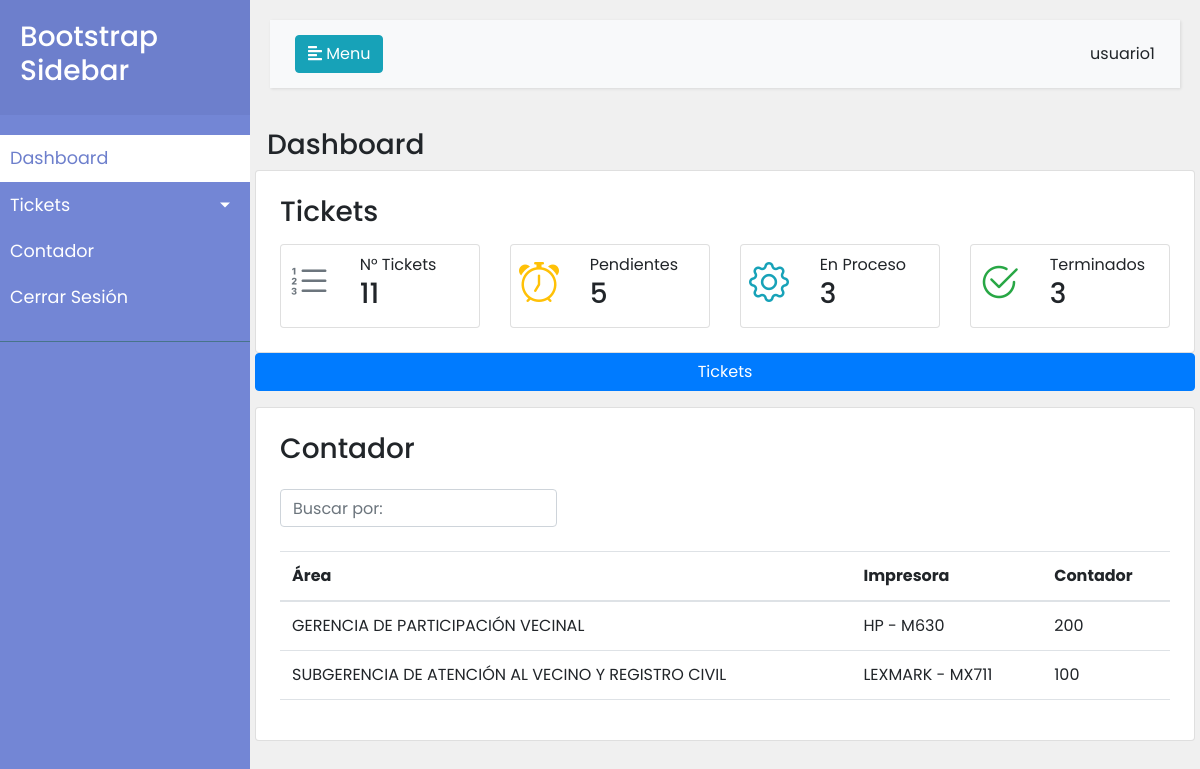
Screenshot of /pagina_soporte/inicio.php (signed in) with the database file from the repository.
### tables this page shows
CREATE TABLE `impresora` (
  `id_impresora` int(11) NOT NULL,
  `marca` varchar(250) NOT NULL,
  `modelo` varchar(250) NOT NULL,
  `fecha_registro` date NOT NULL
);

CREATE TABLE `area` (
  `id_area` int(11) NOT NULL,
  `descripcion` varchar(250) NOT NULL,
  `fecha_registro` date NOT NULL
);

### pagina_soporte/inicio.php (the view, shortened to what this page needs)
<?php
$nombre_usuario = $_SESSION['nombre_usu'];
include ('../conexion/conexion.php');
$sql = "SELECT COUNT(*) AS num_tickets FROM tickets";
$result = $conn->query($sql);
if ($result) {
    $row = $result->fetch_assoc();
    $numTickets = $row['num_tickets'];
} else {
    echo "Error al realizar la consulta: " . $conn->error;
}
$sqlPendientes = "SELECT COUNT(*) AS num_tickets_pendientes FROM tickets WHERE estado_ticket = 'pendiente'";
$resultPendientes = $conn->query($sqlPendientes);
$sqlEnProceso = "SELECT COUNT(*) AS num_tickets_en_proceso FROM tickets WHERE estado_ticket = 'en proceso'";
$resultEnProceso = $conn->query($sqlEnProceso);
$sqlTerminados = "SELECT COUNT(*) AS num_tickets_terminados FROM tickets WHERE estado_ticket = 'terminado'";
$resultTerminados = $conn->query($sqlTerminados);
if ($resultPendientes && $resultEnProceso && $resultTerminados) {
    $rowPendientes = $resultPendientes->fetch_assoc();
    $numTicketsPendientes = $rowPendientes['num_tickets_pendientes'];
    $rowEnProceso = $resultEnProceso->fetch_assoc();
    $numTicketsEnProceso = $rowEnProceso['num_tickets_en_proceso'];
    $rowTerminados = $resultTerminados->fetch_assoc();
    $numTicketsTerminados = $rowTerminados['num_tickets_terminados'];
} else {
    echo "Error al realizar las consultas: " . $conn->error;
}
?>
<!DOCTYPE html>
<html lang="en">
<head>
    <link href="https://cdn.jsdelivr.net/npm/bootstrap@5.3.0/dist/css/bootstrap.min.css" rel="stylesheet">
    <link rel="stylesheet" href="https://cdn.jsdelivr.net/npm/bootstrap-icons@1.10.5/font/bootstrap-icons.css">
    <link rel="stylesheet" href="https://stackpath.bootstrapcdn.com/bootstrap/4.1.0/css/bootstrap.min.css">
</head>
<body>
    <div class="wrapper">
        <nav id="sidebar">
            <div class="sidebar-header">
                <h3>Bootstrap Sidebar</h3>
            </div>
            <ul class="list-unstyled components">
                <li class="active">
                    <a href="./inicio.php">Dashboard</a>
                </li>
                <li >
                    <a href="#pageSubmenu" data-toggle="collapse" aria-expanded="false" class="dropdown-toggle">Tickets</a>
                </li>
                <li >
                    <a href="./contador.php">Contador</a>
                </li>
                <li>
                    <a href="" id="sidebarCerrar" data-toggle="modal" data-target="#ModalCerrarsesion" >Cerrar Sesión</a>
                </li>
            </ul>
        </nav>
        <div id="content">
            <nav class="navbar navbar-expand-lg navbar-light bg-light">
                <div class="container-fluid">
                    <button type="button" id="sidebarCollapse" class="btn btn-info">
                        <i class="fas fa-align-left"></i>
                        <span>Menu</span>
                    </button>
                    <div class="collapse navbar-collapse" id="navbarSupportedContent">
                        <ul class="nav navbar-nav ml-auto">
                            <li class="nav-item active">
                            <?php  echo $nombre_usuario ?>
                            </li>
                        </ul>
                    </div>
                </div>
            </nav>
            <div class="row ">
            <h3>Dashboard</h3>
        <div class="col-md-12 col-sm-12 card p-4">
                <h3>Tickets</h3>
                <div class="row pt-2">
                    <div class="col-6 col-sm-6 col-md-6 col-lg-3">
                        <div class="card p-2">
                            <a href="./ticket_todos.php">
                                <div class="row">
                                    <div class="col-4 text-secondary">
                                        <i class="bi bi-list-ol" style="font-size: 2.5rem;"></i>
                                    </div>
                                    <div class="col-8">
                                        N° Tickets
                                        <h3><?php echo $numTickets; ?></h3>
                                    </div>
                                </div>
                            </a>
                        </div>
                    </div>
                    <div class="col-6 col-sm-6 col-md-6 col-lg-3">
                        <div class="card p-2">
                            <a href="./ticket_todos.php?ver=p">
                                <div class="row">
                                    <div class="col-4 text-warning">
                                    <i class="bi bi-alarm" style="font-size: 2.5rem;"></i>
                                    </div>
                                    <div class="col-8">
                                        Pendientes
                                        <h3><?php echo $numTicketsPendientes ;?></h3>
                                    </div>
                                </div>
                            </a>
                        </div>
                    </div>
                    <div class="col-6 col-sm-6 col-md-6 col-lg-3">
                        <div class="card p-2">
                            <a href="./ticket_todos.php?ver=e">
                                <div class="row">
                                    <div class="col-4 text-info">
                                        <i class="bi bi-gear" style="font-size: 2.5rem;"></i>
                                    </div>
                                    <div class="col-8">
                                        En Proceso
                                        <h3><?php echo $numTicketsEnProceso ;?></h3>
                                    </div>
                                </div>
                            </a>
                        </div>
                    </div>
                    <div class="col-6 col-sm-6 col-md-6 col-lg-3">
                        <div class="card p-2">
                            <a href="./ticket_todos.php?ver=t">
                                <div class="row">
                                    <div class="col-4 text-success">
                                        <i class="bi bi-check2-circle" style="font-size: 2.5rem;"></i>
                                    </div>
                                    <div class="col-8">
                                        Terminados
                                        <h3><?php echo $numTicketsTerminados ;?></h3>
                                    </div>
                                </div>
                            </a>
                        </div>
                    </div>
                </div>
        </div>
    </div>
    <div class="row">
        <a class="btn btn-primary" data-bs-toggle="collapse" href="#collapseExample" role="button" aria-expanded="false" aria-controls="collapseExample">
            Tickets
        </a>
    </div>
            <?php
            include('../conexion/conexion.php');
            ?>
<?php
$sql = "SELECT
            i.id_impresora,
            i.marca,
            i.modelo,
            a.id_area,
            a.descripcion,
            SUM(c.contador_final) AS contador
        FROM
            contador_impresiones c
        JOIN
            impresora i ON c.id_impresora = i.id_impresora
        JOIN
            area a ON c.id_area = a.id_area
        GROUP BY
            c.id_impresora,
            c.id_area
        ORDER BY
            i.marca,
            i.modelo,
            a.descripcion";
$result = $conn->query($sql);
$data = array();
if ($result) {
    while ($row = $result->fetch_assoc()) {
        $data[] = $row;
    }
} else {
    echo "Error al obtener los datos: " . $conn->error;
}
?>
<div class="row pt-3">
    <div class="card p-4 table-responsive">
<h3>Contador</h3>
<div class="row pt-3">
                    <div class="col-md-4 col-sm-12">
                        <form action="#" method="get">
                            <div class="">
                                <input class="form-control" id="system-search" name="q" placeholder="Buscar por: " required>
                                <span class="input-group-btn">
                                    <button type="submit" class="btn btn-default"><i class="glyphicon glyphicon-search"></i></button>
                                </span>
                            </div>
                        </form>
                    </div>
                </div>
        <table class="table table-list-search w-100">
            <thead>
                <tr>
                    <th>Área</th>
                    <th>Impresora</th>
                    <th>Contador</th>
                </tr>
            </thead>
            <tbody>
                <?php foreach ($data as $row): ?>
                    <tr>
                        <td><?= $row['descripcion'] ?></td>
                        <td><?= $row['marca'] .' - '.$row['modelo'] ?> </td>
                        <td><?= $row['contador'] ?></td>
                    </tr>
                <?php endforeach; ?>
            </tbody>
        </table>
    </div>
</div>
</body>
</html>

### pagina_soporte/inicio.php (style rules this page uses)
body { font-family: 'Poppins', sans-serif; background-color: #f0f0f0; }
a, a:hover, a:focus { color: inherit; text-decoration: none; transition: all 0.3s; }
.navbar { padding: 15px 10px; background: #fff; border: none; border-radius: 0; margin-bottom: 40px; box-shadow: 1px 1px 3px rgba(0, 0, 0, 0.1); }
.wrapper { display: flex; width: 100%; align-items: stretch; }
#sidebar { min-width: 250px; max-width: 250px; background: #7386D5; color: #fff; transition: all 0.3s; }
#sidebar .sidebar-header { padding: 20px; background: #6d7fcc; }
#sidebar ul.components { padding: 20px 0; border-bottom: 1px solid #47748b; }
#sidebar ul li a { padding: 10px; font-size: 1.1em; display: block; }
#sidebar ul li.active>a, a[aria-expanded="true"] { color: #6d7fcc; background: #ffff; }
a[data-toggle="collapse"] { position: relative; }
.dropdown-toggle::after { display: block; position: absolute; top: 50%; right: 20px; transform: translateY(-50%); }
#content { width: 100%; padding: 20px; min-height: 100vh; transition: all 0.3s; }

### rows the page displays
impresora: area.descripcion "GERENCIA DE PARTICIPACIÓN VECINAL", marca "HP", modelo "M630", contador "200"
impresora: area.descripcion "SUBGERENCIA DE ATENCIÓN AL VECINO Y REGISTRO CIVIL", marca "LEXMARK", modelo "MX711", contador "100"

### other values shown
$nombre_usuario "usuario1"
$numTickets "11"
$numTicketsPendientes "5"
$numTicketsEnProceso "3"
$numTicketsTerminados "3"
